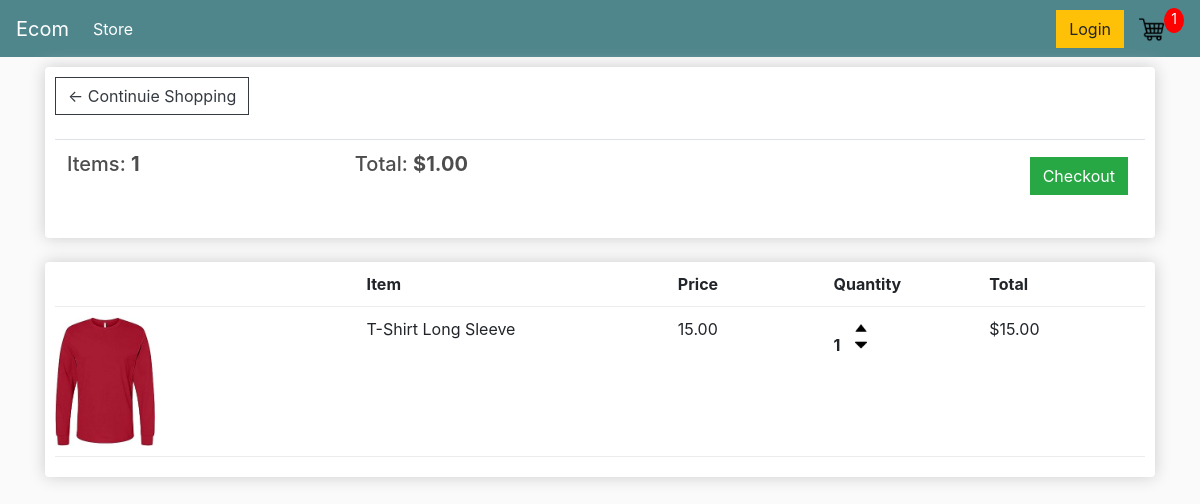
The app's page /cart/ (signed in) with its own data.
### store/models.py (models this page shows, shortened)
class Order(models.Model):
    customer = models.ForeignKey(Customer, on_delete=models.SET_NULL, null=True, blank=True)
    date_ordered = models.DateTimeField(auto_now_add=True)
    complete = models.BooleanField(default=False, null=True, blank=False)
    transaction_id = models.CharField(max_length=200, null=True)
    @property
    def get_cart_items(self):
        orderitems = self.orderitem_set.all()
        total = sum([item.quantity for item in orderitems ])
        return total

class OrderItem(models.Model):
    product = models.ForeignKey(Product, on_delete=models.SET_NULL, null=True, blank=True)
    order = models.ForeignKey(Order, on_delete=models.SET_NULL, null=True, blank=True)
    quantity = models.IntegerField(default=0, null=True, blank=False)
    date_added = models.DateTimeField(auto_now_add=True)
    @property
    def get_total(self):
        total = self.product.price * self.quantity
        return total

class Product(models.Model):
    name = models.CharField(max_length=200, null=True)
    price = models.DecimalField(max_digits=7, decimal_places=2)
    digital = models.BooleanField(default=False, null=True, blank=False)
    image = models.ImageField(null=True, blank=True)
    @property
    def imageURL(self):
        try:
            url = self.image.url
        except:
            url = ''
        return url

### store/views.py (the view)
# urls.py: path('cart/', views.cart, name="cart"),
def cart(request):
	data = cartData(request)
	cartItems = data['cartItems']
	order = data['order']
	items = data['items']
	context = {'items':items, 'order':order, 'cartItems':cartItems}
	return render(request, 'store/cart.html', context)

### store/utils.py (called while the page is built)
def cartData(request):
	if request.user.is_authenticated:
		customer = request.user.customer
		order, created = Order.objects.get_or_create(customer=customer, complete=False)
		items = order.orderitem_set.all()
		cartItems = order.get_cart_items
	else:
		cookieData = cookieCart(request)
		cartItems = cookieData['cartItems']
		order = cookieData['order']
		items = cookieData['items']
	return {'cartItems':cartItems ,'order':order, 'items':items}

### store/templates/store/cart.html
{% extends 'store/main.html' %}
{% load static %}
{% block content %}
<div class="row">
    <div class="col-lg-12">
        <div class="box-element">
            <a class="btn btn-outline-dark" href="{% url 'store' %}">&#x2190; Continuie Shopping</a>
            <br>
            <br>
            <table class="table">
                <tr>
                    <th><h5>Items: <strong>{{order.get_cart_items}}</strong></h5></th>
                    <th><h5>Total: <strong>${{order.get_cart_items|floatformat:2}}</strong></h5></th>
                    <th>
                        <a style="float:right; margin:5px" class="btn btn-success" href="{% url 'checkout' %}">Checkout</a>
                    </th>
                </tr>
            </table>
        </div>
        <br>
        <div class="box-element">
            <div class="cart-row">
                <div style="flex:2"></div>
                <div style="flex:2"><strong>Item</strong></div>
                <div style="flex:1"><strong>Price</strong></div>
                <div style="flex:1"><strong>Quantity</strong></div>
                <div style="flex:1"><strong>Total</strong></div>
            </div>
            {% for item in items %}
            <div class="cart-row">
                <div style="flex:2"><img class="row-image" src="{{item.product.imageURL}}"></div>
                <div style="flex:2">{{item.product.name}}</div>
                <div style="flex:1">{{item.product.price|floatformat:2}}</div>
                <div style="flex:1">
                    <p class="quantity">{{item.quantity}}</p>
                    <div class="quantity">
                        <img data-product={{item.product.id}} data-action="add" class="chg-quantity update-cart" src="{% static 'images/arrow-up.png' %}" >
                        <img data-product={{item.product.id}} data-action="remove" class="chg-quantity update-cart" src="{% static 'images/arrow-down.png' %}" >
                    </div>
                </div>
                <div style="flex:1">${{item.get_total|floatformat:2}}</div>
            </div>
            {% endfor %}
        </div>
    </div>
</div>
{% endblock content %}

### static/css/main.css (style rules this page uses)
body { background-color: hsl(0, 0%, 98%); }
h1,h2,h3,h4,h5,h6 { color:hsl(0, 0%, 30%); }
.box-element { box-shadow:hsl(0, 0%, 80%) 0 0 16px; background-color: #fff; border-radius: 4px; padding: 10px; }
.col-lg-4, .col-lg-6, .col-lg-8, .col-lg-12 { margin-top: 10px; }
.btn { border-radius: 0; }
.row-image { width: 100px; }
.cart-row { display: flex; align-items: flex-stretch; padding-bottom: 10px; margin-bottom: 10px; border-bottom: 1px solid #ececec; }
.quantity { display: inline-block; font-weight: 700; padding-right:10px; }
.chg-quantity { width: 12px; cursor: pointer; display: block; margin-top: 5px; transition:.1s; }

### records on screen
Order: get_cart_items "1", get_cart_items "1.00"
OrderItem: product.imageURL (picture), product.name "T-Shirt Long Sleeve", product.price "15.00", quantity "1", get_total "15.00"

### other values on screen
{{ cartItems }} "1"
